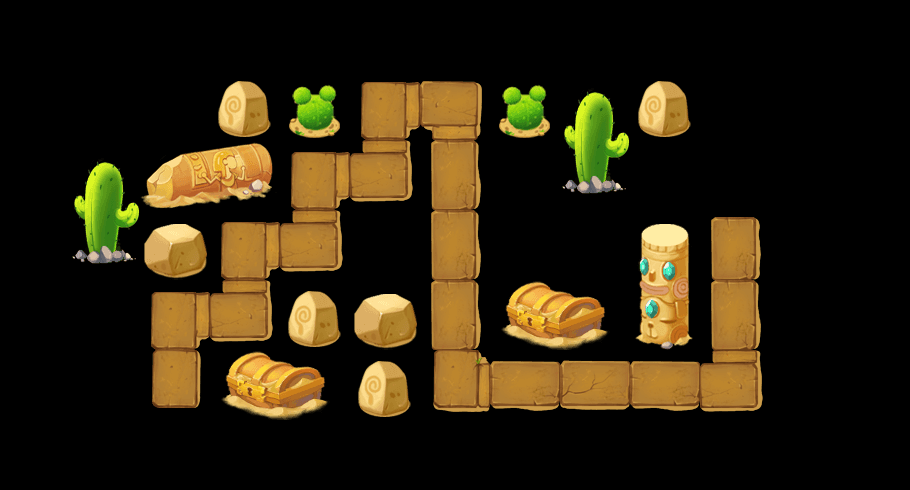

Tiled map render using the project's own tile images. Description and the map definition, with tile-layer contents summarised, below:
An orthogonal 13x7 tile map with 70x70 px tiles, 2 tile layers (content, things) and 14 objects (way1_0, way1_1, way1_2, way1_3, way1_4, ...).

<map version="1.0" orientation="orthogonal" width="13" height="7" tilewidth="70" tileheight="70">
 <tileset firstgid="1" name="theme3Tiles" tilewidth="70" tileheight="70" spacing="2" margin="2">
  <image source="theme1Tiles.png" width="512" height="512" />
  <tile id="4">
   <properties>
    <property name="thingIdx" value="303" />
   </properties>
  </tile>
  <tile id="6">
   <properties>
    <property name="thingIdx" value="107" />
   </properties>
  </tile>
  <tile id="7">
   <properties>
    <property name="thingIdx" value="401" />
   </properties>
  </tile>
  <tile id="9">
   <properties>
    <property name="thingIdx" value="206" />
   </properties>
  </tile>
  <tile id="10">
   <properties>
    <property name="thingIdx" value="207" />
   </properties>
  </tile>
  <tile id="11">
   <properties>
    <property name="thingIdx" value="304" />
   </properties>
  </tile>
  <tile id="13">
   <properties>
    <property name="thingIdx" value="112" />
   </properties>
  </tile>
  <tile id="14">
   <properties>
    <property name="thingIdx" value="109" />
   </properties>
  </tile>
  <tile id="15">
   <properties>
    <property name="thingIdx" value="108" />
   </properties>
  </tile>
  <tile id="19">
   <properties>
    <property name="thingIdx" value="111" />
   </properties>
  </tile>
  <tile id="20">
   <properties>
    <property name="thingIdx" value="110" />
   </properties>
  </tile>
  <tile id="21">
   <properties>
    <property name="blank" value="1" />
   </properties>
  </tile>
  <tile id="22">
   <properties>
    <property name="way" value="1" />
   </properties>
  </tile>
  <tile id="23">
   <properties>
    <property name="way" value="1" />
   </properties>
  </tile>
  <tile id="24">
   <properties>
    <property name="way" value="1" />
   </properties>
  </tile>
  <tile id="25">
   <properties>
    <property name="way" value="1" />
   </properties>
  </tile>
  <tile id="26">
   <properties>
    <property name="way" value="1" />
   </properties>
  </tile>
  <tile id="27">
   <properties>
    <property name="way" value="1" />
   </properties>
  </tile>
  <tile id="28">
   <properties>
    <property name="way" value="1" />
   </properties>
  </tile>
  <tile id="29">
   <properties>
    <property name="way" value="1" />
   </properties>
  </tile>
  <tile id="30">
   <properties>
    <property name="way" value="1" />
   </properties>
  </tile>
  <tile id="31">
   <properties>
    <property name="way" value="1" />
   </properties>
  </tile>
  <tile id="32">
   <properties>
    <property name="way" value="1" />
   </properties>
  </tile>
  <tile id="33">
   <properties>
    <property name="way" value="1" />
   </properties>
  </tile>
  <tile id="34">
   <properties>
    <property name="way" value="1" />
   </properties>
  </tile>
  <tile id="35">
   <properties>
    <property name="way" value="1" />
   </properties>
  </tile>
  <tile id="36">
   <properties>
    <property name="way" value="1" />
   </properties>
  </tile>
  <tile id="37">
   <properties>
    <property name="way" value="1" />
   </properties>
  </tile>
 </tileset>
 <layer name="content" width="13" height="7">
  <data>[91 cells, 19 non-empty, 8 distinct tile ids]</data>
 </layer>
 <layer name="things" width="13" height="7">
  <data>[91 cells, 20 non-empty, 11 distinct tile ids]</data>
 </layer>
 <objectgroup name="objs" width="13" height="7">
  <object name="way1_0" x="164" y="376" width="23" height="29" />
  <object name="way1_1" x="166" y="308" width="20" height="17" />
  <object name="way1_2" x="245" y="314" />
  <object name="way1_3" x="248" y="247" />
  <object name="way1_4" x="319" y="242" />
  <object name="way1_5" x="323" y="174" />
  <object name="way1_6" x="385" y="173" />
  <object name="way1_7" x="387" y="100" />
  <object name="way1_8" x="458" y="99" />
  <object name="way1_9" x="456" y="378" />
  <object name="way1_10" x="736" y="382" />
  <object name="way1_11" x="736" y="237" />
  <object name="hero" x="596" y="379" />
  <object name="preTower" x="523" y="246">
   <properties>
    <property name="level" value="1" />
    <property name="towerIdx" value="1" />
   </properties>
  </object>
 </objectgroup>
</map>
